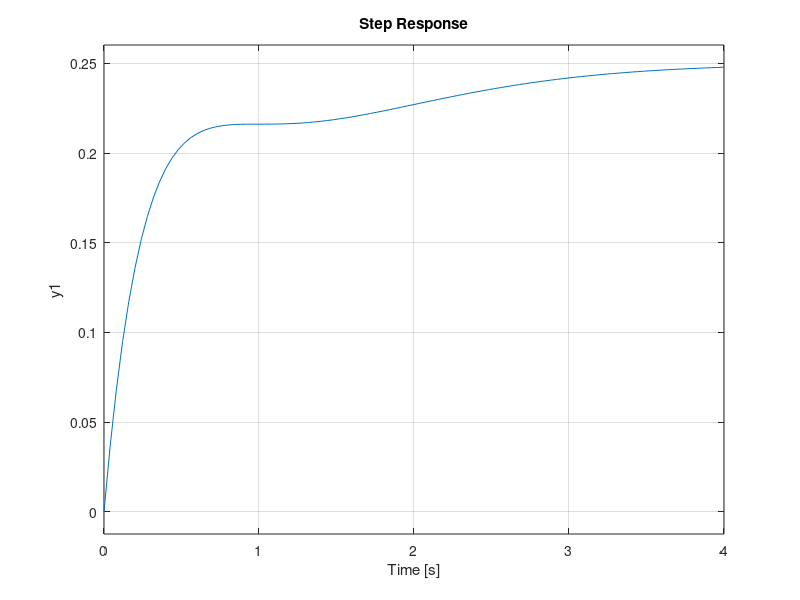

This figure's MATLAB source:
%% Lecture
% 14/2/18
% Nilaan Gunabalachandran 20509203
% Alex Mitterhauser 20531736
% Bo Wang 20446175
% Group 17

clear all;
close all;
clc;

%%We did sent the A and B matrices to the other group (we created a
%%question for them).


A = [-2 0 1;
     1 0 -1;
     0 1 -1];
 
B = [1 0 0]';
C = [1 1 0];

eig(A);
rank(ctrb(A, B)); % Check controllability... IT IS!


Ac = [ 0 1 0;
       0 0 1;
      -1 -3 -3];
Bc = [0 0 1]';

T = [0 -1 -1;
     1 0 0;
     0 -1 -2];


K_bar = [7 9 3];
Q = [A*A*B A*B B];
Q_bar = [Ac*Ac*Bc Ac*Bc Bc];
P = Q_bar*inv(Q);
K = K_bar*P;


A_new = A - B*K;
D = [0];
sys = ss(A_new, B, C, D);
step(sys)


